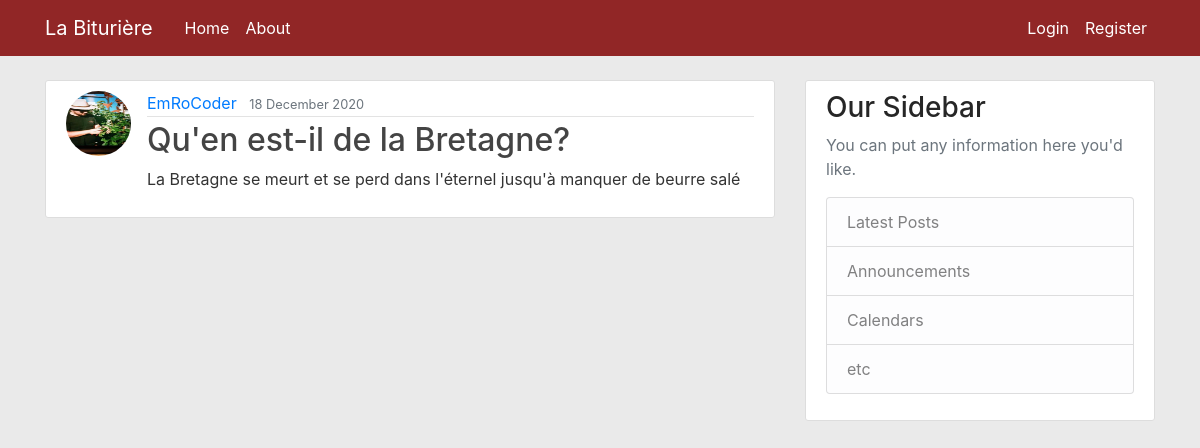
The app's page /post/1/ with its own data.
### blog/models.py (models this page shows, shortened)
class Post(models.Model):
    title = models.CharField(max_length=100)
    content = models.TextField()
    date_posted = models.DateTimeField(default=timezone.now)
    author = models.ForeignKey(User, on_delete=models.CASCADE)

### users/models.py (models this page shows, shortened)
class Profile(models.Model):
    user = models.OneToOneField(User, on_delete=models.CASCADE)
    image = models.ImageField(default='default.jpg', upload_to='profile_pics')

### blog/views.py (the view)
# urls.py: path('post/<int:pk>/', PostDetailView.as_view(), name='post-detail'),
class PostDetailView(DetailView):
    model = Post

### blog/templates/blog/post_detail.html (shortened to what this page needs)
{% extends "blog/base.html" %}
{% block content %}
    <article class="media content-section">
        <img class="rounded-circle article-img" src="{{ object.author.profile.image.url }}">
        <div class="media-body">
            <div class="article-metadata">
                <a class="mr-2" href="{% url 'user-posts' object.author.username %}">{{ object.author }}</a>
                <small class="text-muted">{{ object.date_posted|date:"d F Y" }}</small>
            </div>
            <h2 class="article-title">{{ object.title }}</h2>
            <p class="article-content">{{ object.content }}</p>
        </div>
    </article>
{% endblock content %}

### blog/static/blog/main.css (style rules this page uses)
body { background: #eaeaea; color: #333333; margin-top: 5rem; }
h1, h2, h3, h4, h5, h6 { color: #262626; }
.content-section { background: #ffffff; padding: 10px 20px; border: 1px solid #dddddd; border-radius: 3px; margin-bottom: 20px; }
.article-title { color: #444444; }
.article-content { white-space: pre-line; }
.article-img { height: 65px; width: 65px; margin-right: 16px; }
.article-metadata { padding-bottom: 1px; margin-bottom: 4px; border-bottom: 1px solid #e3e3e3 }

### records on screen
Post: author.profile.image (picture), author "EmRoCoder", date_posted "18 December 2020", title "Qu'en est-il de la Bretagne?", content "La Bretagne se meurt et se perd dans l'éternel jusqu'à manquer de beurre salé"
